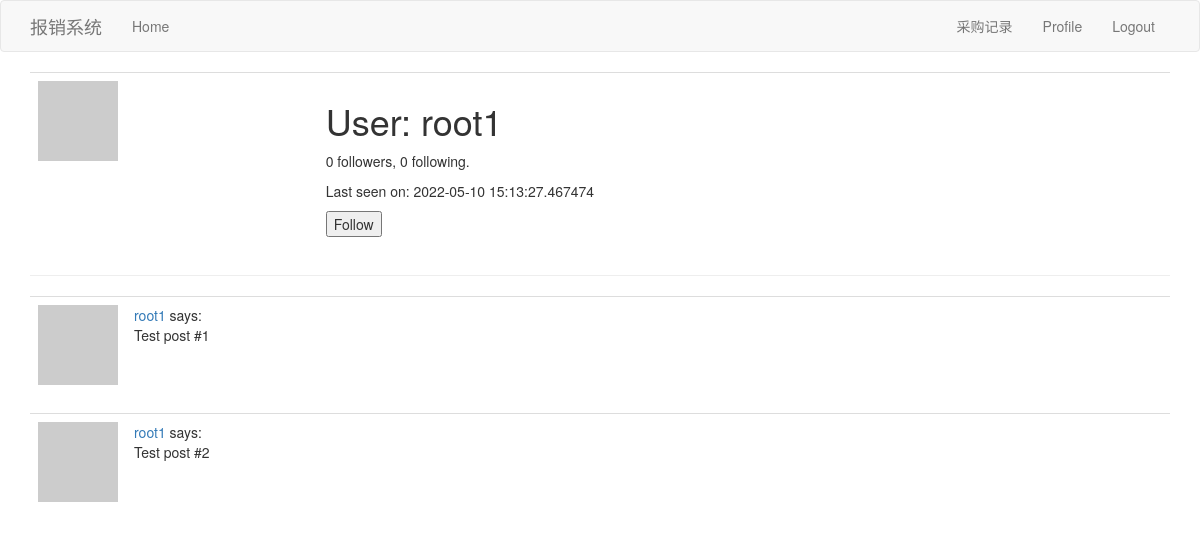
Page /home/user/root1 (signed in) on the earlier database version.
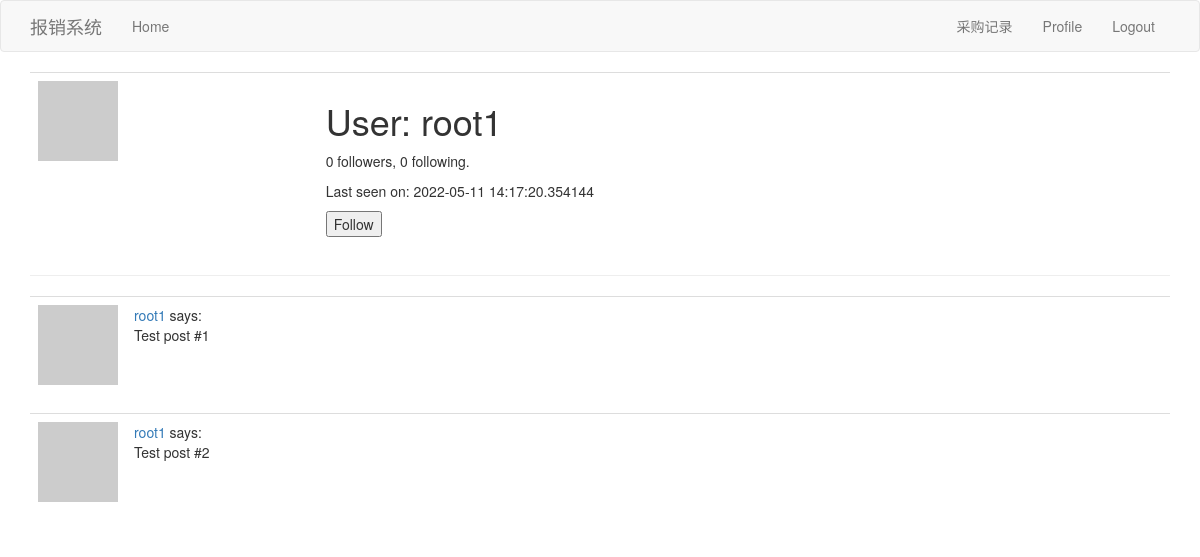
Same page on the later database version.
### app/models.py (models this page shows, shortened)
class User(UserMixin,db.Model):
    id = db.Column(db.Integer, primary_key=True)
    username = db.Column(db.String(64), index=True, unique=True)
    email = db.Column(db.String(120), index=True, unique=True)
    password_hash = db.Column(db.String(128))
    about_me = db.Column(db.String(140))
    last_seen = db.Column(db.DateTime, default=datetime.utcnow)
    followed = db.relationship(
        'User', secondary=followers,
        primaryjoin=(followers.c.follower_id == id),
        secondaryjoin=(followers.c.followed_id == id),
        backref=db.backref('followers', lazy='dynamic'), lazy='dynamic')
    posts = db.relationship('Post', backref='author', lazy='dynamic')
    def avatar(self, size):
        digest = md5(self.email.lower().encode('utf-8')).hexdigest()
        return 'https://www.gravatar.com/avatar/{}?d=identicon&s={}'.format(
            digest, size)
    def is_following(self, user):
        return self.followed.filter(
            followers.c.followed_id == user.id).count() > 0

### app/home/routes.py (the view)
@bp.route('/user/<username>')
@login_required
def user(username):
    user = User.query.filter_by(username=username).first_or_404()
    posts = [
        {'author': user, 'body': 'Test post #1'},
        {'author': user, 'body': 'Test post #2'}
    ]
    form = EmptyForm()
    return render_template('/home/user.html', user=user, posts=posts, form=form)

### app/home/forms.py
class EmptyForm(FlaskForm):
    submit = SubmitField('Submit')

### app/home/routes.py (called while the page is built)
@bp.before_request
def before_request():
    if current_user.is_authenticated:
        current_user.last_seen = datetime.utcnow()
        db.session.commit()

### app/models.py (called while the page is built)
@login.user_loader
def load_user(id):
    return User.query.get(int(id))

### app/templates/home/user.html (shortened to what this page needs)
{% extends "base.html" %}
{% block app_content  %}
    <table class="table table-hover">
        <tr valign="top">
            <td><img src="{{ user.avatar(128) }}"></td>
            <td>
                <h1>User: {{ user.username }}</h1>
                <p>{{ user.followers.count() }} followers, {{ user.followed.count() }} following.</p>
                {% if user.last_seen %}<p>Last seen on: {{ user.last_seen }}</p>{% endif %}
                {% if user == current_user %}
                <p><a href="{{ url_for('home.edit_profile') }}">Edit your profile</a></p>
                {% elif not current_user.is_following(user) %}
                <p>
                    <form action="{{ url_for('follow', username=user.username) }}" method="post">
                        {{ form.submit(value='Follow') }}
                    </form>
                </p>
                {% endif %}
            </td>
        </tr>
    </table>
    <hr>
    {% for post in posts %}
        {% include '_post.html' %}
    {% endfor %}
{% endblock %}

### app/templates/base.html (shortened to what this page needs)
  {% extends 'bootstrap/base.html' %}
 {% block navbar %}
    <nav class="navbar navbar-default">
        <div class="container">
            <div class="navbar-header">
                <a class="navbar-brand" href="{{ url_for('home.index') }}">报销系统</a>
            </div>
            <div class="collapse navbar-collapse" id="bs-example-navbar-collapse-1">
                <ul class="nav navbar-nav">
                    <li><a href="{{ url_for('home.index') }}">Home</a></li>
                </ul>
                <ul class="nav navbar-nav navbar-right">
                    {% if current_user.is_anonymous %}
                    <li><a href="{{ url_for('auth.login') }}">Login</a></li>
                    {% else %}
                    <li><a href="{{ url_for('main.reimbursement') }}">采购记录</a></li>
                    <li><a href="{{ url_for('home.user', username=current_user.username) }}">Profile</a></li>
                    <li><a href="{{ url_for('auth.logout') }}">Logout</a></li>
                    {% endif %}
                </ul>
            </div>
        </div>
          </nav>
        {% endblock %}
        {% block content %}
            <div class="container">
        {% block app_content %}{% endblock %}
    </div>
{% endblock %}

### app/templates/_post.html
<table class="table table-hover">
        <tr>
            <td width="70px">
                <a href="{{ url_for('home.user', username=post.author.username) }}">
                    <img src="{{ post.author.avatar(70) }}" />
                </a>
            </td>
            <td>
                <a href="{{ url_for('home.user', username=post.author.username) }}">
                    {{ post.author.username }}
                </a>
                says:
                <br>
                {{ post.body }}
            </td>
    </tr>
</table>

Differences in the rows shown:
changed User "root1": last_seen "2022-05-10 15:13:27.467474" → "2022-05-11 14:17:20.354144"
